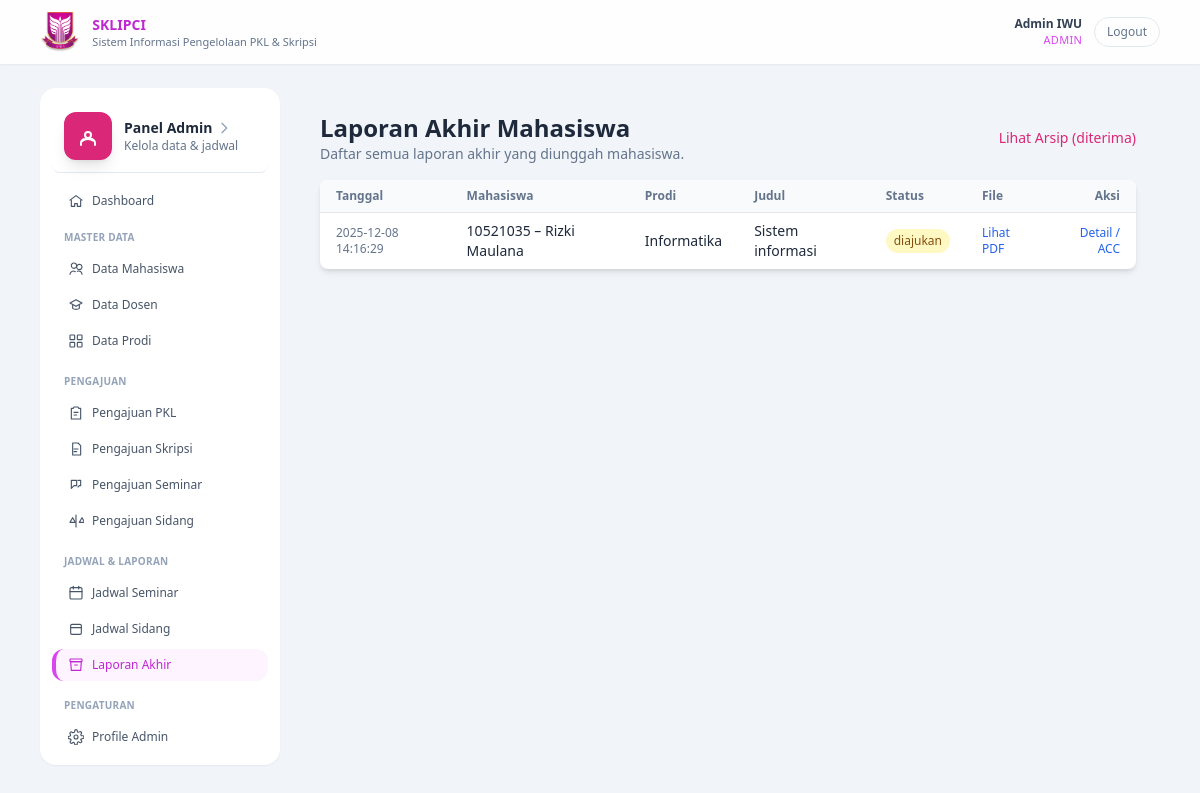
/?r=admin/laporanAkhirIndex (signed in), run on the app's committed database.
### tables this page shows
CREATE TABLE `laporan_akhir` (
  `id` int(11) NOT NULL,
  `pengajuan_id` int(11) NOT NULL,
  `mahasiswa_id` int(11) NOT NULL,
  `judul` varchar(255) NOT NULL,
  `file_path` varchar(255) NOT NULL,
  `status` enum('diajukan','diterima','ditolak') NOT NULL DEFAULT 'diajukan',
  `catatan_admin` text DEFAULT NULL,
  `created_at` timestamp NOT NULL DEFAULT current_timestamp(),
  `updated_at` timestamp NULL DEFAULT NULL
);

CREATE TABLE `mahasiswa` (
  `id` int(11) NOT NULL,
  `user_id` int(11) NOT NULL,
  `nim` varchar(30) NOT NULL,
  `nama` varchar(100) NOT NULL,
  `prodi_id` int(11) NOT NULL,
  `no_hp` varchar(20) DEFAULT NULL,
  `kelas` varchar(50) DEFAULT NULL,
  `angkatan` varchar(10) DEFAULT NULL,
  `semester` int(11) DEFAULT NULL,
  `created_at` timestamp NOT NULL DEFAULT current_timestamp()
);

CREATE TABLE `prodi` (
  `id` int(11) NOT NULL,
  `kode_prodi` varchar(10) NOT NULL,
  `nama_prodi` varchar(100) NOT NULL,
  `kaprodi_id` int(11) DEFAULT NULL,
  `kaprodi` varchar(100) DEFAULT NULL,
  `created_at` timestamp NOT NULL DEFAULT current_timestamp()
);

### app/controller/AdminController.php (called while the page is built, shortened)
<?php
class AdminController extends Controller
{
    public function laporanAkhirIndex(): void
    {
        $conn = db();
        $result = $conn->query("
            SELECT la.*,
                   m.nim, m.nama AS nama_mhs, pr.nama_prodi,
                   p.judul AS judul_skripsi
            FROM laporan_akhir la
            JOIN mahasiswa m ON la.mahasiswa_id = m.id
            JOIN prodi pr ON m.prodi_id = pr.id
            JOIN pengajuan p ON la.pengajuan_id = p.id
            ORDER BY la.created_at DESC
        ");
        $items = $result ? $result->fetch_all(MYSQLI_ASSOC) : [];
        $this->view('admin/laporan/index', compact('title', 'items'));
    }
}

### index.php (called while the page is built, shortened)
<?php
$route = $_GET['r'] ?? 'public/home';
$route = trim($route, '/');
list($controllerPart, $method) = array_pad(explode('/', $route), 2, null);
$method         = $method ?: 'home';
$controller = new $controllerClass();
call_user_func([$controller, $method]);

### app/view/admin/laporan/index.php (the view, shortened to what this page needs)
<?php include __DIR__ . '/../../partials/header.php'; ?>
<?php
$badgeStatus = [
    'diajukan'  => 'bg-yellow-100 text-yellow-800',
    'diterima'  => 'bg-green-100 text-green-800',
    'ditolak'   => 'bg-red-100 text-red-800',
];
?>
<main class="flex-1 pb-16 md:pb-0 bg-slate-100 min-h-screen">
    <div class="max-w-6xl mx-auto px-4 py-6 flex gap-4">
    <?php include __DIR__ . '/../../partials/admin/sidebar.php'; ?>
    <section class="flex-1 p-4 md:p-6">
        <div class="flex items-center justify-between mb-4">
            <div>
                <h1 class="text-xl md:text-2xl font-semibold">Laporan Akhir Mahasiswa</h1>
                <p class="text-sm text-slate-500">
                    Daftar semua laporan akhir yang diunggah mahasiswa.
                </p>
            </div>
            <a href="<?= BASE_URL; ?>/?r=admin/laporanAkhirArsip"
               class="text-xs md:text-sm text-pink-600 hover:underline">
                Lihat Arsip (diterima)
            </a>
        </div>
        <div class="bg-white shadow-md rounded-lg overflow-x-auto">
            <table class="min-w-full text-sm">
                <thead class="bg-slate-50">
                <tr>
                    <th class="px-4 py-2 text-left text-xs font-semibold text-slate-500">Tanggal</th>
                    <th class="px-4 py-2 text-left text-xs font-semibold text-slate-500">Mahasiswa</th>
                    <th class="px-4 py-2 text-left text-xs font-semibold text-slate-500">Prodi</th>
                    <th class="px-4 py-2 text-left text-xs font-semibold text-slate-500">Judul</th>
                    <th class="px-4 py-2 text-left text-xs font-semibold text-slate-500">Status</th>
                    <th class="px-4 py-2 text-left text-xs font-semibold text-slate-500">File</th>
                    <th class="px-4 py-2 text-right text-xs font-semibold text-slate-500">Aksi</th>
                </tr>
                </thead>
                <tbody>
                <?php if (empty($items)): ?>
                    <tr>
                        <td colspan="7" class="px-4 py-4 text-center text-slate-500">
                            Belum ada laporan akhir.
                        </td>
                    </tr>
                <?php else: ?>
                    <?php foreach ($items as $row): ?>
                        <?php
                        $status     = $row['status'];
                        $badgeClass = $badgeStatus[$status] ?? 'bg-slate-100 text-slate-700';
                        ?>
                        <tr class="border-t">
                            <td class="px-4 py-2 text-xs text-slate-500">
                                <?= htmlspecialchars($row['created_at']); ?>
                            </td>
                            <td class="px-4 py-2 text-sm">
                                <?= htmlspecialchars($row['nim']); ?> – <?= htmlspecialchars($row['nama_mhs']); ?>
                            </td>
                            <td class="px-4 py-2 text-sm">
                                <?= htmlspecialchars($row['nama_prodi']); ?>
                            </td>
                            <td class="px-4 py-2 text-sm">
                                <?= htmlspecialchars($row['judul']); ?>
                            </td>
                            <td class="px-4 py-2">
                                <span class="inline-flex px-2 py-1 rounded-full text-xs <?= $badgeClass; ?>">
                                    <?= htmlspecialchars($status); ?>
                                </span>
                            </td>
                            <td class="px-4 py-2 text-xs">
                                <a href="<?= BASE_URL . '/' . htmlspecialchars($row['file_path']); ?>"
                                   target="_blank"
                                   class="text-blue-600 hover:underline">
                                    Lihat PDF
                                </a>
                            </td>
                            <td class="px-4 py-2 text-right text-xs">
                                <a href="<?= BASE_URL; ?>/?r=admin/laporanAkhirDetail&id=<?= $row['id']; ?>"
                                   class="text-blue-600 hover:underline">
                                    Detail / ACC
                                </a>
                            </td>
                        </tr>
                    <?php endforeach; ?>
                <?php endif; ?>
                </tbody>
            </table>
        </div>
    </section>
</main>
<?php include __DIR__ . '/../../partials/footer.php'; ?>

### public/css/style.css (style rules this page uses)
body { font-family: system-ui, -apple-system, BlinkMacSystemFont, "Segoe UI", sans-serif; }

### data on the page
laporan_akhir: created_at "2025-12-08 14:16:29", mahasiswa.nim "10521035", mahasiswa.nama "Rizki Maulana", prodi.nama_prodi "Informatika", judul "Sistem informasi", status "diajukan"

### other printed values
$user['nama'] "Admin IWU"
$user['role'] "ADMIN"
